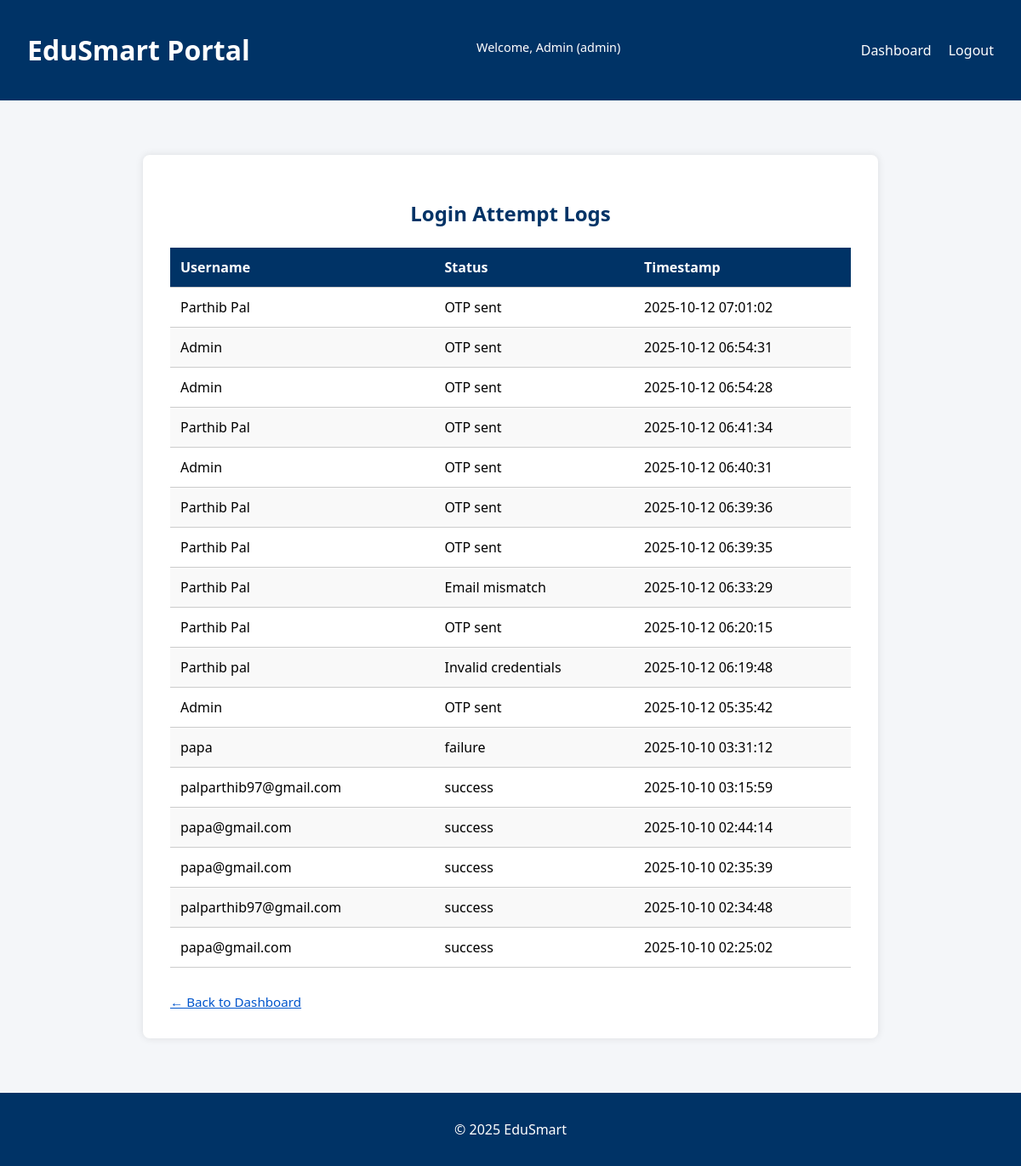
The page /admin/logs (signed in) on the database its author committed.
### tables this page shows
CREATE TABLE login_logs (
            id INTEGER PRIMARY KEY AUTOINCREMENT,
            username TEXT,
            status TEXT,
            timestamp DATETIME DEFAULT CURRENT_TIMESTAMP
        );

### app.py (the view)
@app.route('/admin/logs')
def view_logs():
    if 'username' not in session or session.get('role') != 'admin':
        flash('Access denied. Admins only.', 'danger')
        return redirect(url_for('login'))
    conn = sqlite3.connect('database/edusmart.db')
    c = conn.cursor()
    c.execute("SELECT username, status, timestamp FROM login_logs ORDER BY timestamp DESC")
    logs = c.fetchall()
    conn.close()
    return render_template('admin_logs.html', logs=logs)

### templates/admin_logs.html (shortened to what this page needs)
{% extends 'base.html' %}
{% block content %}
<div class="log-container">
  <h2>Login Attempt Logs</h2>
  <table class="log-table">
    <thead>
      <tr>
        <th>Username</th>
        <th>Status</th>
        <th>Timestamp</th>
      </tr>
    </thead>
    <tbody>
      {% for log in logs %}
      <tr>
        <td>{{ log[0] }}</td>
        <td>{{ log[1] }}</td>
        <td>{{ log[2] }}</td>
      </tr>
      {% endfor %}
    </tbody>
  </table>
  <a href="{{ url_for('dashboard') }}" class="back-link">← Back to Dashboard</a>
</div>
{% endblock %}

### templates/base.html (shortened to what this page needs)
<!DOCTYPE html>
<html lang="en">
<head>
  <link rel="stylesheet" href="{{ url_for('static', filename='style.css') }}">
</head>
<body>
  <header>
    <div class="nav-bar">
      <h1>EduSmart Portal</h1>
      {% if session.username %}
        <p class="user-info">Welcome, {{ session.username }} ({{ session.role }})</p>
        <nav>
          <a href="{{ url_for('dashboard') }}">Dashboard</a>
          <a href="{{ url_for('logout') }}">Logout</a>
        </nav>
      {% else %}
        <nav>
          <a href="{{ url_for('home') }}">Home</a>
          <a href="{{ url_for('login') }}">Login</a>
          <a href="{{ url_for('register') }}">Register</a>
        </nav>
      {% endif %}
    </div>
  </header>
  <main>
    {% block content %}{% endblock %}
  </main>
  <footer>
    <p>&copy; 2025 EduSmart</p>
  </footer>
</body>
</html>

### static/style.css (style rules this page uses)
html,body { font-family: 'Segoe UI', sans-serif; background-color: #f4f6f9; margin: 0; padding: 0; height: 100%; display: flex; flex-direction: column; }
header { background-color: #003366; color: white; padding: 1em 2em; }
.nav-bar { display: flex; justify-content: space-between; align-items: center; flex-wrap: wrap; }
nav a { margin-left: 1em; color: white; text-decoration: none; font-weight: 500; }
.user-info { font-size: 0.9em; margin-top: 0.5em; }
main { padding: 2em; flex: 1; }
footer { background-color: #003366; color: white; text-align: center; padding: 1em; }
.back-link { display: inline-block; margin-top: 2em; color: #0055cc; text-decoration: underline; font-size: 0.95em; }
table { width: 100%; border-collapse: collapse; margin-top: 1em; }
th, td { padding: 0.75em; border-bottom: 1px solid #ccc; text-align: left; }
th { background-color: #003366; color: white; }
tr:nth-child(even) { background-color: #f9f9f9; }

### templates/admin_logs.html (style rules this page uses)
.log-container { background: white; padding: 2em; border-radius: 8px; box-shadow: 0 0 10px rgba(0,0,0,0.1); max-width: 800px; margin: 2em auto; }
.log-container h2 { color: #003366; margin-bottom: 1em; text-align: center; }
.log-table { width: 100%; border-collapse: collapse; margin-top: 1em; }
.log-table th, .log-table td { padding: 0.75em; text-align: left; border-bottom: 1px solid #ccc; }
.log-table th { background-color: #003366; color: white; }
.log-table tr:nth-child(even) { background-color: #f9f9f9; }
.back-link { display: inline-block; margin-top: 2em; color: #0055cc; text-decoration: underline; font-size: 0.95em; }

### rows shown on the page
login_logs: username "Parthib Pal", status "OTP sent", timestamp "2025-10-12 07:01:02"
login_logs: username "Admin", status "OTP sent", timestamp "2025-10-12 06:54:31"
login_logs: username "Admin", status "OTP sent", timestamp "2025-10-12 06:54:28"
login_logs: username "Parthib Pal", status "OTP sent", timestamp "2025-10-12 06:41:34"
login_logs: username "Admin", status "OTP sent", timestamp "2025-10-12 06:40:31"
login_logs: username "Parthib Pal", status "OTP sent", timestamp "2025-10-12 06:39:36"
login_logs: username "Parthib Pal", status "OTP sent", timestamp "2025-10-12 06:39:35"
login_logs: username "Parthib Pal", status "Email mismatch", timestamp "2025-10-12 06:33:29"
login_logs: username "Parthib Pal", status "OTP sent", timestamp "2025-10-12 06:20:15"
login_logs: username "Parthib pal", status "Invalid credentials", timestamp "2025-10-12 06:19:48"
login_logs: username "Admin", status "OTP sent", timestamp "2025-10-12 05:35:42"
login_logs: username "papa", status "failure", timestamp "2025-10-10 03:31:12"
login_logs: username "palparthib97@gmail.com", status "success", timestamp "2025-10-10 03:15:59"
login_logs: username "papa@gmail.com", status "success", timestamp "2025-10-10 02:44:14"
login_logs: username "papa@gmail.com", status "success", timestamp "2025-10-10 02:35:39"
login_logs: username "palparthib97@gmail.com", status "success", timestamp "2025-10-10 02:34:48"
login_logs: username "papa@gmail.com", status "success", timestamp "2025-10-10 02:25:02"

### other values the page prints
{{ session.username }} "Admin"
{{ session.role }} "admin"
